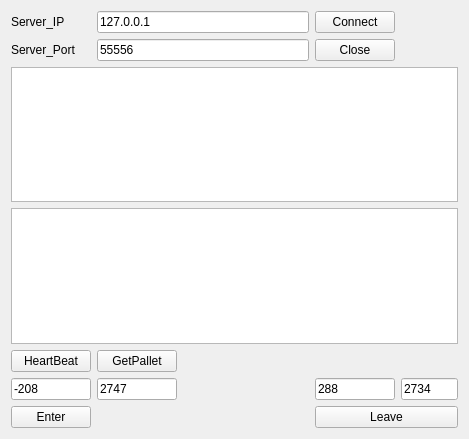
<?xml version="1.0" encoding="UTF-8"?>
<ui version="4.0">
 <class>ClientPDS</class>
 <widget class="QWidget" name="ClientPDS">
  <property name="geometry">
   <rect>
    <x>0</x>
    <y>0</y>
    <width>469</width>
    <height>439</height>
   </rect>
  </property>
  <property name="windowTitle">
   <string>Form</string>
  </property>
  <layout class="QGridLayout" name="gridLayout">
   <item row="7" column="0">
    <widget class="QPushButton" name="pushButtonEnter">
     <property name="text">
      <string>Enter</string>
     </property>
    </widget>
   </item>
   <item row="6" column="0">
    <widget class="QLineEdit" name="lineEditLeftHole_X">
     <property name="text">
      <string>-208</string>
     </property>
    </widget>
   </item>
   <item row="3" column="0" colspan="5">
    <widget class="QTextEdit" name="textEditWrite">
     <property name="documentTitle">
      <string/>
     </property>
    </widget>
   </item>
   <item row="7" column="1" colspan="2">
    <spacer name="horizontalSpacer_2">
     <property name="orientation">
      <enum>Qt::Horizontal</enum>
     </property>
     <property name="sizeHint" stdset="0">
      <size>
       <width>206</width>
       <height>20</height>
      </size>
     </property>
    </spacer>
   </item>
   <item row="4" column="1">
    <widget class="QPushButton" name="pushButtonSendGetPallet">
     <property name="text">
      <string>GetPallet</string>
     </property>
    </widget>
   </item>
   <item row="6" column="3">
    <widget class="QLineEdit" name="lineEditRightHole_X">
     <property name="text">
      <string>288</string>
     </property>
    </widget>
   </item>
   <item row="0" column="3">
    <widget class="QPushButton" name="pushButtonConnect">
     <property name="text">
      <string>Connect</string>
     </property>
    </widget>
   </item>
   <item row="6" column="4">
    <widget class="QLineEdit" name="lineEditRightHole_Y">
     <property name="text">
      <string>2734</string>
     </property>
    </widget>
   </item>
   <item row="0" column="0">
    <widget class="QLabel" name="label_2">
     <property name="text">
      <string>Server_IP</string>
     </property>
    </widget>
   </item>
   <item row="1" column="1" colspan="2">
    <widget class="QLineEdit" name="lineEditPort">
     <property name="text">
      <string>55556</string>
     </property>
    </widget>
   </item>
   <item row="1" column="3">
    <widget class="QPushButton" name="pushButtonClose">
     <property name="text">
      <string>Close</string>
     </property>
    </widget>
   </item>
   <item row="1" column="0">
    <widget class="QLabel" name="label">
     <property name="text">
      <string>Server_Port</string>
     </property>
    </widget>
   </item>
   <item row="0" column="1" colspan="2">
    <widget class="QLineEdit" name="lineEditIP">
     <property name="text">
      <string>127.0.0.1</string>
     </property>
    </widget>
   </item>
   <item row="6" column="2">
    <spacer name="horizontalSpacer_4">
     <property name="orientation">
      <enum>Qt::Horizontal</enum>
     </property>
     <property name="sizeHint" stdset="0">
      <size>
       <width>178</width>
       <height>20</height>
      </size>
     </property>
    </spacer>
   </item>
   <item row="7" column="3" colspan="2">
    <widget class="QPushButton" name="pushButtonLeave">
     <property name="text">
      <string>Leave</string>
     </property>
    </widget>
   </item>
   <item row="2" column="0" colspan="5">
    <widget class="QTextEdit" name="textEditRead">
     <property name="readOnly">
      <bool>true</bool>
     </property>
    </widget>
   </item>
   <item row="6" column="1">
    <widget class="QLineEdit" name="lineEditLeftHole_Y">
     <property name="text">
      <string>2747</string>
     </property>
    </widget>
   </item>
   <item row="4" column="0">
    <widget class="QPushButton" name="pushButtonHeartBeat">
     <property name="text">
      <string>HeartBeat</string>
     </property>
    </widget>
   </item>
  </layout>
 </widget>
 <resources/>
 <connections/>
</ui>
